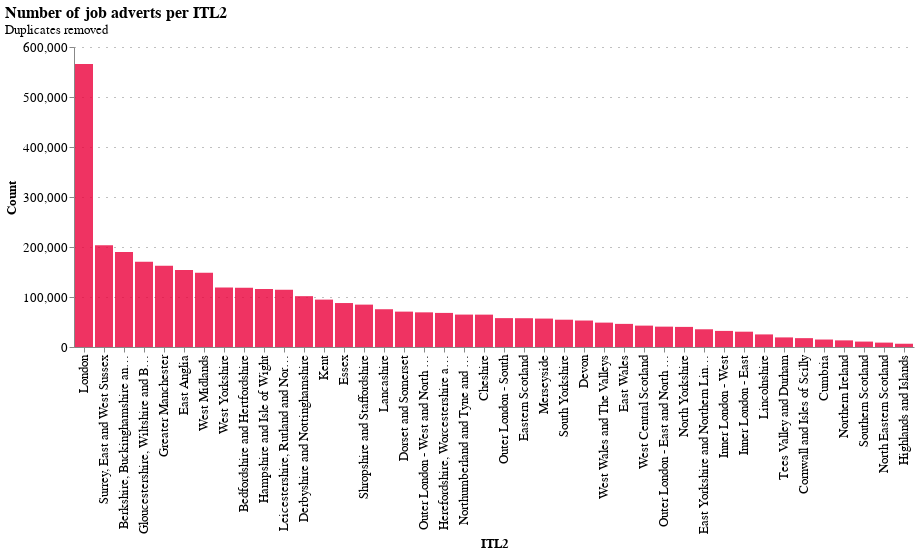

This figure's notebook cell:
### Code cell
chart_title = 'Number of job adverts per ITL2'
chart_subtitle = 'Duplicates removed'

ads_per_sector_chunked = job_ad_data['itl_2_name'].value_counts()
ads_per_sector_chunked = pd.DataFrame(ads_per_sector_chunked).reset_index().rename(
    columns={'index': 'itl_2_name', 'itl_2_name': 'count'})

chart = alt.Chart(ads_per_sector_chunked).mark_bar().encode(
    alt.X('itl_2_name', title='ITL2', sort=None),
    alt.Y('count', title='Count'),
    tooltip=['count']
).configure_mark(
    opacity=0.8,
    color=NESTA_COLOURS[4]
)
chart = configure_plots(chart, chart_title=chart_title, chart_subtitle=chart_subtitle)
# AltairSaver().save(chart, f"{today}_num_job_ads_by_itl2")
chart

### Figure 1 — Vega-Lite specification as saved in the notebook (floating-point values rounded to 4 significant figures)
{"$schema": "https://vega.github.io/schema/vega-lite/v4.17.0.json", "config": {"axis": {"gridColor": "grey", "gridDash": [1, 7], "labelFont": "Averta Demo", "labelFontSize": 13, "titleFont": "Averta Demo", "titleFontSize": 13}, "header": {"labelFont": "Averta Demo", "titleFont": "Averta Demo"}, "legend": {"labelFont": "Averta Demo", "labelFontSize": 13, "titleFont": "Averta Demo", "titleFontSize": 16}, "mark": {"color": "#EB003B", "opacity": 0.8}, "range": {"category": ["#0000FF", "#FDB633", "#18A48C", "#9A1BBE", "#EB003B", "#FF6E47", "#646363", "#0F294A", "#97D9E3", "#A59BEE", "#F6A4B7", "#D2C9C0", "#000000"], "ordinal": {"scheme": ["#0000FF", "#FDB633", "#18A48C", "#9A1BBE", "#EB003B", "#FF6E47", "#646363", "#0F294A", "#97D9E3", "#A59BEE", "#F6A4B7", "#D2C9C0", "#000000"]}}, "title": {"anchor": "start", "font": "Averta Demo"}, "view": {"strokeWidth": 0}}, "data": {"name": "data-a5d0b27e0a68d7d364996478c62bfeda"}, "datasets": {"data-a5d0b27e0a68d7d364996478c62bfeda": [{"count": 566025, "itl_2_name": "London"}, {"count": 203446, "itl_2_name": "Surrey, East and West Sussex"}, {"count": 190218, "itl_2_name": "Berkshire, Buckinghamshire and Oxfordshire"}, {"count": 170510, "itl_2_name": "Gloucestershire, Wiltshire and Bristol/Bath area"}, {"count": 162729, "itl_2_name": "Greater Manchester"}, {"count": 153944, "itl_2_name": "East Anglia"}, {"count": 148570, "itl_2_name": "West Midlands"}, {"count": 119009, "itl_2_name": "West Yorkshire"}, {"count": 118360, "itl_2_name": "Bedfordshire and Hertfordshire"}, {"count": 116064, "itl_2_name": "Hampshire and Isle of Wight"}, {"count": 114647, "itl_2_name": "Leicestershire, Rutland and Northamptonshire"}, {"count": 101686, "itl_2_name": "Derbyshire and Nottinghamshire"}, {"count": 94786, "itl_2_name": "Kent"}, {"count": 87927, "itl_2_name": "Essex"}, {"count": 84753, "itl_2_name": "Shropshire and Staffordshire"}, {"count": 75530, "itl_2_name": "Lancashire"}, {"count": 70757, "itl_2_name": "Dorset and Somerset"}, {"count": 69319, "itl_2_name": "Outer London - West and North West"}, {"count": 68180, "itl_2_name": "Herefordshire, Worcestershire and Warwickshire"}, {"count": 64835, "itl_2_name": "Northumberland and Tyne and Wear"}, {"count": 64740, "itl_2_name": "Cheshire"}, {"count": 57755, "itl_2_name": "Outer London - South"}, {"count": 57583, "itl_2_name": "Eastern Scotland"}, {"count": 56858, "itl_2_name": "Merseyside"}, {"count": 54597, "itl_2_name": "South Yorkshire"}, {"count": 52948, "itl_2_name": "Devon"}, {"count": 48777, "itl_2_name": "West Wales and The Valleys"}, {"count": 46238, "itl_2_name": "East Wales"}, {"count": 42753, "itl_2_name": "West Central Scotland"}, {"count": 40723, "itl_2_name": "Outer London - East and North East"}, {"count": 40204, "itl_2_name": "North Yorkshire"}, {"count": 35445, "itl_2_name": "East Yorkshire and Northern Lincolnshire"}, {"count": 32203, "itl_2_name": "Inner London - West"}, {"count": 30634, "itl_2_name": "Inner London - East"}, {"count": 25198, "itl_2_name": "Lincolnshire"}, {"count": 19186, "itl_2_name": "Tees Valley and Durham"}, {"count": 17715, "itl_2_name": "Cornwall and Isles of Scilly"}, {"count": 14944, "itl_2_name": "Cumbria"}, {"count": 13264, "itl_2_name": "Northern Ireland"}, {"count": 10832, "itl_2_name": "Southern Scotland"}, {"count": 8795, "itl_2_name": "North Eastern Scotland"}, {"count": 6533, "itl_2_name": "Highlands and Islands"}]}, "encoding": {"tooltip": [{"field": "count", "type": "quantitative"}], "x": {"field": "itl_2_name", "sort": null, "title": "ITL2", "type": "nominal"}, "y": {"field": "count", "title": "Count", "type": "quantitative"}}, "mark": "bar", "title": {"anchor": "start", "fontSize": 16, "subtitle": "Duplicates removed", "subtitleFont": "Averta Demo", "subtitleFontSize": 13, "text": "Number of job adverts per ITL2"}}
